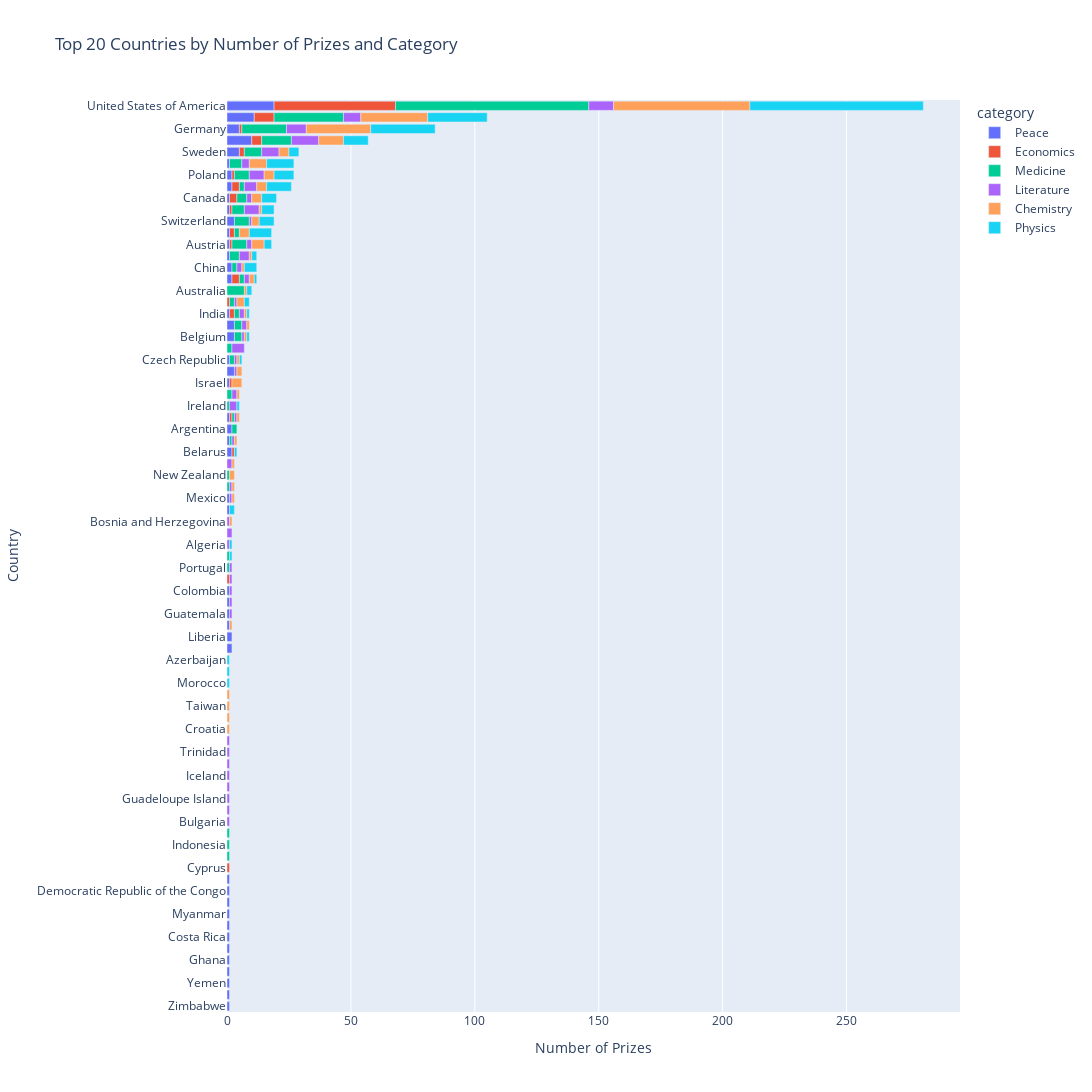

The code cell stored with this chart in its notebook:
### Code cell
import plotly.express as px

fig = px.bar(
    merge_country_price,
    x="prize",
    y="birth_country_current",
    color="category",
    orientation='h',
    title='Top 20 Countries by Number of Prizes and Category',
    width=1200,
    height=2000
)

fig.update_layout(xaxis_title='Number of Prizes', 
                            yaxis_title='Country',
                            yaxis={'categoryorder':'total ascending'})

fig.show()

# In which category are Germany and Japan the weakest compared to the United States? -  Economics
# In which category does Germany have more prizes than the UK? - Physics
# In which categories does France have more prizes than Germany? - Economics
# Which category makes up most of Australia's Nobel prizes? - Medicine
# Which category makes up half of the prizes in the Netherlands? - Medicine
# Does the United States have more prizes in Economics than all of France? What about in Physics or Medicine? - No, but quite. Phyiscs, yes. Medicine, yes.

### Figure 1 — Plotly figure (JSON) as saved in the notebook; plotly's stock layout.template omitted (floating-point values rounded to 4 significant figures)
{"data": [{"alignmentgroup": "True", "hovertemplate": "category=Peace<br>prize=%{x}<br>birth_country_current=%{y}<extra></extra>", "legendgroup": "Peace", "marker": {"color": "#636efa", "pattern": {"shape": ""}}, "name": "Peace", "offsetgroup": "Peace", "orientation": "h", "showlegend": true, "textposition": "auto", "type": "bar", "x": [1, 1, 1, 1, 1, 1, 1, 1, 1, 1, 1, 1, 2, 2, 1, 1, 1, 1, 1, 1, 2, 1, 2, 1, 1, 3, 1, 3, 3, 1, 2, 2, 1, 1, 1, 3, 1, 1, 2, 2, 1, 5, 10, 5, 11, 19], "xaxis": "x", "y": ["Zimbabwe", "Kenya", "Yemen", "Iraq", "Ghana", "Ethiopia", "Costa Rica", "Vietnam", "Myanmar", "Republic of Macedonia", "Democratic Republic of the Congo", "Bangladesh", "East Timor", "Liberia", "Korea (South Korea)", "Guatemala", "Iran", "Colombia", "Pakistan", "Mexico", "Belarus", "Romania", "Argentina", "Finland", "Israel", "Egypt", "Czech Republic", "Belgium", "South Africa", "India", "Norway", "China", "Denmark", "Austria", "Netherlands", "Switzerland", "Italy", "Canada", "Russia", "Poland", "Japan", "Sweden", "France", "Germany", "United Kingdom", "United States of America"], "yaxis": "y"}, {"alignmentgroup": "True", "hovertemplate": "category=Economics<br>prize=%{x}<br>birth_country_current=%{y}<extra></extra>", "legendgroup": "Economics", "marker": {"color": "#EF553B", "pattern": {"shape": ""}}, "name": "Economics", "offsetgroup": "Economics", "orientation": "h", "showlegend": true, "textposition": "auto", "type": "bar", "x": [1, 1, 1, 1, 1, 2, 1, 3, 1, 2, 1, 3, 3, 1, 2, 4, 1, 8, 49], "xaxis": "x", "y": ["Cyprus", "Saint Lucia", "Belarus", "Finland", "Israel", "India", "Hungary", "Norway", "Austria", "Netherlands", "Italy", "Canada", "Russia", "Poland", "Sweden", "France", "Germany", "United Kingdom", "United States of America"], "yaxis": "y"}, {"alignmentgroup": "True", "hovertemplate": "category=Medicine<br>prize=%{x}<br>birth_country_current=%{y}<extra></extra>", "legendgroup": "Medicine", "marker": {"color": "#00cc96", "pattern": {"shape": ""}}, "name": "Medicine", "offsetgroup": "Medicine", "orientation": "h", "showlegend": true, "textposition": "auto", "type": "bar", "x": [1, 1, 1, 1, 1, 1, 1, 2, 1, 1, 2, 1, 2, 2, 3, 3, 2, 2, 7, 2, 2, 4, 6, 2, 6, 5, 4, 2, 5, 6, 7, 12, 18, 28, 78], "xaxis": "x", "y": ["Brazil", "Indonesia", "Venezuela", "Portugal", "Luxembourg", "Lithuania", "New Zealand", "Argentina", "Romania", "Ireland", "Ukraine", "Finland", "Czech Republic", "Spain", "South Africa", "Belgium", "India", "Hungary", "Australia", "Norway", "China", "Denmark", "Austria", "Netherlands", "Switzerland", "Italy", "Canada", "Russia", "Japan", "Poland", "Sweden", "France", "Germany", "United Kingdom", "United States of America"], "yaxis": "y"}, {"alignmentgroup": "True", "hovertemplate": "category=Literature<br>prize=%{x}<br>birth_country_current=%{y}<extra></extra>", "legendgroup": "Literature", "marker": {"color": "#ab63fa", "pattern": {"shape": ""}}, "name": "Literature", "offsetgroup": "Literature", "orientation": "h", "showlegend": true, "textposition": "auto", "type": "bar", "x": [1, 1, 1, 1, 1, 1, 1, 1, 1, 1, 1, 1, 1, 2, 1, 1, 1, 1, 2, 1, 1, 2, 3, 1, 1, 5, 2, 1, 2, 1, 2, 2, 4, 2, 1, 6, 2, 5, 3, 6, 7, 11, 8, 7, 10], "xaxis": "x", "y": ["Bulgaria", "Madagascar", "Guadeloupe Island", "Greece", "Iceland", "Nigeria", "Trinidad", "Peru", "Guatemala", "Saint Lucia", "Portugal", "Iran", "Algeria", "Chile", "Bosnia and Herzegovina", "Colombia", "Lithuania", "Mexico", "Turkey", "Romania", "Finland", "Ukraine", "Ireland", "Czech Republic", "Egypt", "Spain", "South Africa", "Belgium", "India", "Hungary", "Norway", "China", "Denmark", "Austria", "Switzerland", "Italy", "Canada", "Russia", "Japan", "Poland", "Sweden", "France", "Germany", "United Kingdom", "United States of America"], "yaxis": "y"}, {"alignmentgroup": "True", "hovertemplate": "category=Chemistry<br>prize=%{x}<br>birth_country_current=%{y}<extra></extra>", "legendgroup": "Chemistry", "marker": {"color": "#FFA15A", "pattern": {"shape": ""}}, "name": "Chemistry", "offsetgroup": "Chemistry", "orientation": "h", "showlegend": true, "textposition": "auto", "type": "bar", "x": [1, 1, 1, 1, 1, 1, 1, 1, 2, 1, 1, 1, 1, 4, 2, 1, 1, 1, 3, 1, 1, 2, 1, 1, 5, 4, 3, 1, 4, 4, 7, 4, 4, 10, 26, 27, 55], "xaxis": "x", "y": ["Croatia", "Latvia", "Taiwan", "Slovenia", "Korea (South Korea)", "Bosnia and Herzegovina", "Lithuania", "Mexico", "New Zealand", "Turkey", "Romania", "Finland", "Ukraine", "Israel", "Egypt", "Czech Republic", "South Africa", "Belgium", "Hungary", "India", "Australia", "Norway", "Denmark", "China", "Austria", "Netherlands", "Switzerland", "Italy", "Canada", "Russia", "Japan", "Poland", "Sweden", "France", "Germany", "United Kingdom", "United States of America"], "yaxis": "y"}, {"alignmentgroup": "True", "hovertemplate": "category=Physics<br>prize=%{x}<br>birth_country_current=%{y}<extra></extra>", "legendgroup": "Physics", "marker": {"color": "#19d3f3", "pattern": {"shape": ""}}, "name": "Physics", "offsetgroup": "Physics", "orientation": "h", "showlegend": true, "textposition": "auto", "type": "bar", "x": [1, 1, 1, 1, 1, 2, 1, 1, 1, 1, 1, 2, 2, 1, 2, 5, 3, 9, 6, 5, 6, 10, 8, 11, 4, 10, 26, 24, 70], "xaxis": "x", "y": ["Morocco", "Slovakia", "Azerbaijan", "Luxembourg", "Algeria", "Pakistan", "Belarus", "Ireland", "Czech Republic", "Belgium", "India", "Hungary", "Australia", "Norway", "Denmark", "China", "Austria", "Netherlands", "Switzerland", "Italy", "Canada", "Russia", "Poland", "Japan", "Sweden", "France", "Germany", "United Kingdom", "United States of America"], "yaxis": "y"}], "layout": {"barmode": "relative", "height": 2000, "legend": {"title": {"text": "category"}, "tracegroupgap": 0}, "title": {"text": "Top 20 Countries by Number of Prizes and Category"}, "width": 1200, "xaxis": {"anchor": "y", "domain": [0, 1], "title": {"text": "Number of Prizes"}}, "yaxis": {"anchor": "x", "categoryorder": "total ascending", "domain": [0, 1], "title": {"text": "Country"}}}}
